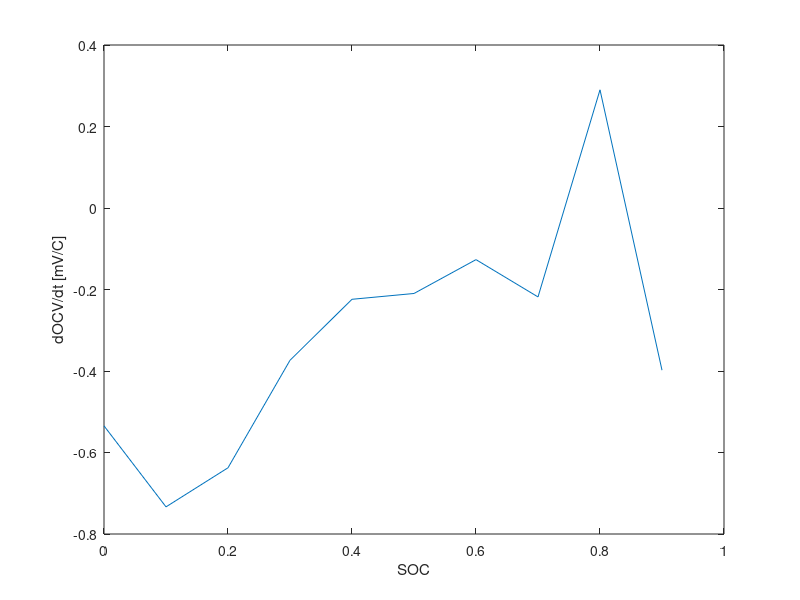

Write MATLAB code to recreate this figure.
function [] = entropicHeatGen()
%data input
%format: ocv0 means open circuit voltage rise at 0 SOC
ocv0 = [0 1 -2 -8 -14];
temp0 = [0 6.1 11.9 19.8 28.6];
ocv10 = [0 -3 -6 -9 -13 -24];
temp10 = [0 2.1 6.6 12 19.2 30.7];
ocv20 = [0 -3 -6 -12 -18];
temp20 = [0 3.6 8.1 18.8 27.4];
ocv30 = [0 -1 -2 -4 -8 -10];
temp30 = [0 2.4 6.5 12.7 19.9 27.6];
ocv40 = [0 -1 -1 -3 -4 -6];
temp40 = [0 1.1 4.4 12.3 16.9 25.4];
ocv50 = [0 -1 -2 -3 -4 -5 -6];
temp50 = [1.1 5.8 9.2 14.4 17.8 23.6 30.4];
ocv60 = [0 0 -1 -2 -3 -4];
temp60 = [0 3.9 11.9 21 24.3 33.2];
ocv70 = [0 0 -1 -2 -3 -5 -6];
temp70 = [0 5.3 8.8 11.7 15.7 25.6 29.8];
ocv80 = [0 0 3 4 6 8 8];
temp80 = [0 4.6 13.4 16.1 19.3 27.9 31.6];
ocv90 = [0 -1 -2 -3 -5 -6 -7 -9 -11 -13];
temp90 = [0 2.3 5.9 6.8 11.9 14.7 16.6 21.1 28.5 32.6];
%ocv100 = [needs data]
%temp100 = [needs data]

allTemps = {temp0, temp10, temp20, temp30, temp40, temp50, temp60, temp70, temp80, temp90};
allOCV = {ocv0, ocv10, ocv20, ocv30, ocv40, ocv50, ocv60, ocv70, ocv80, ocv90};

%find the slopes
dVdt = [];
count = 1;
while count < 11
coeffs = polyfit(allTemps{count},allOCV{count},1);
slope = coeffs(1);
dVdt = [dVdt slope];

count = count + 1;
end

SOC = [0 0.1 0.2 0.3 0.4 0.5 0.6 0.7 0.8 0.9];
figure
plot(SOC,dVdt)
xlabel('SOC')
ylabel('dOCV/dt [mV/C]')

end